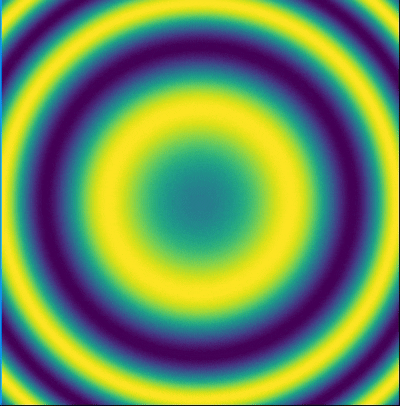
#> input picture resources/images/gif_7.gif, 400 x 406 px
$ python -i split_final_dataset.py   (imports and definitions only)
#> lines starting #> are read from the running program, lines starting #| are printed output that depends on the picture
#> further down, picture is the input picture: shape (406, 400, 3); mean B, G, R 90.9, 144.1, 111.8
import argparse
import json
import random
import shutil
from pathlib import Path

import cv2
import numpy as np


# [323 lines left out: functions parse_args, ensure_dirs, defect_to_cls, collect_samples, split_indices, write_weak_label and 7 more, not called in this run]


def preprocess_real_image(img: np.ndarray) -> np.ndarray:
    if img is None:
        return img
    if img.ndim == 2:
        gray = img
    else:
        gray = cv2.cvtColor(img, cv2.COLOR_BGR2GRAY)
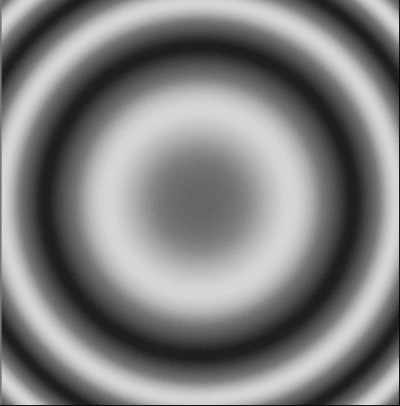
#> gray: shape (406, 400); min 5, max 219, mean 128.4
    denoised = cv2.medianBlur(gray, 3)
    clahe = cv2.createCLAHE(clipLimit=2.0, tileGridSize=(8, 8))
    enhanced = clahe.apply(denoised)
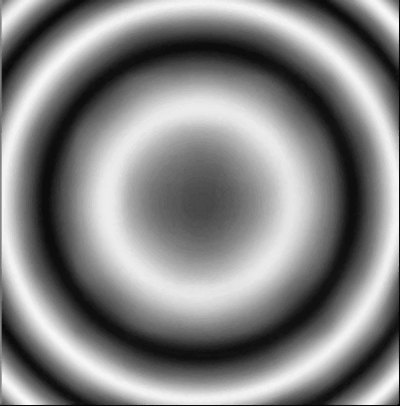
#> enhanced: shape (406, 400); min 3, max 247, mean 132.8
    if img.ndim == 2:
        return enhanced
    return cv2.cvtColor(enhanced, cv2.COLOR_GRAY2BGR)


# [483 lines left out: functions copy_image_maybe_preprocess, _bbox_line_from_xyxy, _parse_local_target_geometry, _yolo_line_from_normalized_box, generate_analytic_labels, generate_yolo_labels_diff and 7 more, not called in this run]


# [2 lines not run here, left out]

>>> import cv2
>>> picture = cv2.imread('../resources/images/gif_7.gif')
>>> result = preprocess_real_image(picture)
